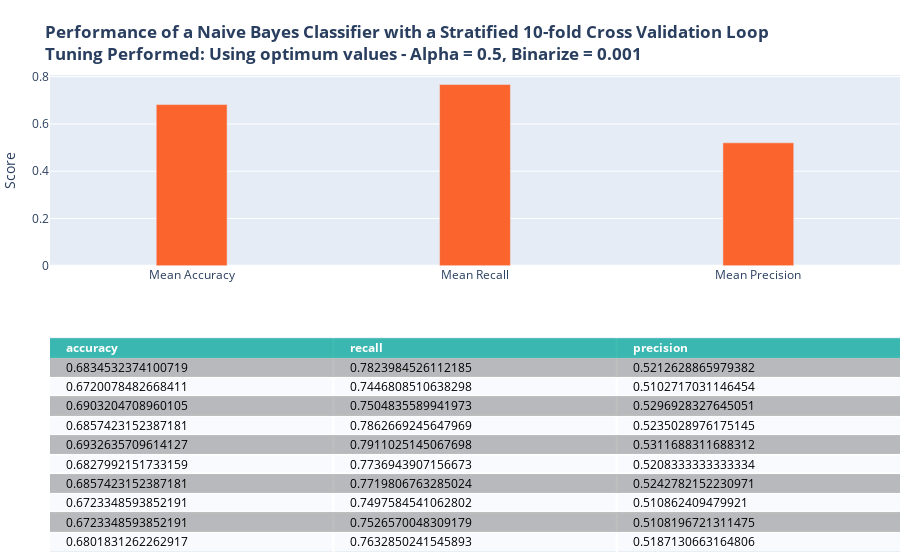

This figure's notebook cell:
### Code cell
%%time
start = time.time()
# fit model with alpha .5 and binarize .001 as found prior
cellTitle = '<b>Performance of a Naive Bayes Classifier with a Stratified 10-fold Cross Validation Loop<br>Tuning Performed: Using optimum values - Alpha = 0.5, Binarize = 0.001</b>'
nbScore = []
nb_clf = BernoulliNB(alpha=.5,binarize=.001,fit_prior=False)
for train,test in skf.split(X_mat,y):
    nb_clf.fit(X_mat[train],y.values.ravel()[train])
    y_hat = nb_clf.predict(X_mat[test])
    
    cm = confusion_matrix(y.loc[test],y_hat, labels=[1,0])
    nbScore.append({'accuracy':(cm[0,0]+cm[1,1])/sum(cm.ravel()),
                'recall':cm[0,0]/(cm[0,0]+cm[0,1]),
                'precision':cm[0,0]/(cm[0,0]+cm[1,0])})
nbScore = pd.DataFrame(nbScore)
nbFig = plotMetrics(nbScore, cellTitle)
nbFig.show()
stop = time.time()
nbTime = stop-start


nbImps = permutation_importance(nb_clf, X_mat[test].toarray(), y.loc[test])
#print(imps.importances_mean)

### Figure 1 — Plotly figure (JSON) as saved in the notebook; plotly's stock layout.template omitted (floating-point values rounded to 4 significant figures)
{"data": [{"colorscale": [[0, "#00A699"], [0.5, "#a9a9a9"], [1, "#ffffff"]], "hoverinfo": "none", "opacity": 0.75, "showscale": false, "type": "heatmap", "z": [[0, 0, 0], [0.5, 0.5, 0.5], [1, 1, 1], [0.5, 0.5, 0.5], [1, 1, 1], [0.5, 0.5, 0.5], [1, 1, 1], [0.5, 0.5, 0.5], [1, 1, 1], [0.5, 0.5, 0.5], [1, 1, 1]]}, {"marker": {"color": "#FC642D"}, "type": "bar", "width": 0.25, "x": ["Mean Accuracy", "Mean Recall", "Mean Precision"], "xaxis": "x2", "y": [0.6818, 0.7666, 0.5201], "yaxis": "y2"}], "layout": {"annotations": [{"align": "left", "font": {"color": "#ffffff"}, "showarrow": false, "text": "<b>accuracy</b>", "x": -0.45, "xanchor": "left", "xref": "x", "y": 0, "yref": "y"}, {"align": "left", "font": {"color": "#ffffff"}, "showarrow": false, "text": "<b>recall</b>", "x": 0.55, "xanchor": "left", "xref": "x", "y": 0, "yref": "y"}, {"align": "left", "font": {"color": "#ffffff"}, "showarrow": false, "text": "<b>precision</b>", "x": 1.55, "xanchor": "left", "xref": "x", "y": 0, "yref": "y"}, {"align": "left", "font": {"color": "#000000"}, "showarrow": false, "text": "0.6834532374100719", "x": -0.45, "xanchor": "left", "xref": "x", "y": 1, "yref": "y"}, {"align": "left", "font": {"color": "#000000"}, "showarrow": false, "text": "0.7823984526112185", "x": 0.55, "xanchor": "left", "xref": "x", "y": 1, "yref": "y"}, {"align": "left", "font": {"color": "#000000"}, "showarrow": false, "text": "0.5212628865979382", "x": 1.55, "xanchor": "left", "xref": "x", "y": 1, "yref": "y"}, {"align": "left", "font": {"color": "#000000"}, "showarrow": false, "text": "0.6720078482668411", "x": -0.45, "xanchor": "left", "xref": "x", "y": 2, "yref": "y"}, {"align": "left", "font": {"color": "#000000"}, "showarrow": false, "text": "0.7446808510638298", "x": 0.55, "xanchor": "left", "xref": "x", "y": 2, "yref": "y"}, {"align": "left", "font": {"color": "#000000"}, "showarrow": false, "text": "0.5102717031146454", "x": 1.55, "xanchor": "left", "xref": "x", "y": 2, "yref": "y"}, {"align": "left", "font": {"color": "#000000"}, "showarrow": false, "text": "0.6903204708960105", "x": -0.45, "xanchor": "left", "xref": "x", "y": 3, "yref": "y"}, {"align": "left", "font": {"color": "#000000"}, "showarrow": false, "text": "0.7504835589941973", "x": 0.55, "xanchor": "left", "xref": "x", "y": 3, "yref": "y"}, {"align": "left", "font": {"color": "#000000"}, "showarrow": false, "text": "0.5296928327645051", "x": 1.55, "xanchor": "left", "xref": "x", "y": 3, "yref": "y"}, {"align": "left", "font": {"color": "#000000"}, "showarrow": false, "text": "0.6857423152387181", "x": -0.45, "xanchor": "left", "xref": "x", "y": 4, "yref": "y"}, {"align": "left", "font": {"color": "#000000"}, "showarrow": false, "text": "0.7862669245647969", "x": 0.55, "xanchor": "left", "xref": "x", "y": 4, "yref": "y"}, {"align": "left", "font": {"color": "#000000"}, "showarrow": false, "text": "0.5235028976175145", "x": 1.55, "xanchor": "left", "xref": "x", "y": 4, "yref": "y"}, {"align": "left", "font": {"color": "#000000"}, "showarrow": false, "text": "0.6932635709614127", "x": -0.45, "xanchor": "left", "xref": "x", "y": 5, "yref": "y"}, {"align": "left", "font": {"color": "#000000"}, "showarrow": false, "text": "0.7911025145067698", "x": 0.55, "xanchor": "left", "xref": "x", "y": 5, "yref": "y"}, {"align": "left", "font": {"color": "#000000"}, "showarrow": false, "text": "0.5311688311688312", "x": 1.55, "xanchor": "left", "xref": "x", "y": 5, "yref": "y"}, {"align": "left", "font": {"color": "#000000"}, "showarrow": false, "text": "0.6827992151733159", "x": -0.45, "xanchor": "left", "xref": "x", "y": 6, "yref": "y"}, {"align": "left", "font": {"color": "#000000"}, "showarrow": false, "text": "0.7736943907156673", "x": 0.55, "xanchor": "left", "xref": "x", "y": 6, "yref": "y"}, {"align": "left", "font": {"color": "#000000"}, "showarrow": false, "text": "0.5208333333333334", "x": 1.55, "xanchor": "left", "xref": "x", "y": 6, "yref": "y"}, {"align": "left", "font": {"color": "#000000"}, "showarrow": false, "text": "0.6857423152387181", "x": -0.45, "xanchor": "left", "xref": "x", "y": 7, "yref": "y"}, {"align": "left", "font": {"color": "#000000"}, "showarrow": false, "text": "0.7719806763285024", "x": 0.55, "xanchor": "left", "xref": "x", "y": 7, "yref": "y"}, {"align": "left", "font": {"color": "#000000"}, "showarrow": false, "text": "0.5242782152230971", "x": 1.55, "xanchor": "left", "xref": "x", "y": 7, "yref": "y"}, {"align": "left", "font": {"color": "#000000"}, "showarrow": false, "text": "0.6723348593852191", "x": -0.45, "xanchor": "left", "xref": "x", "y": 8, "yref": "y"}, {"align": "left", "font": {"color": "#000000"}, "showarrow": false, "text": "0.7497584541062802", "x": 0.55, "xanchor": "left", "xref": "x", "y": 8, "yref": "y"}, {"align": "left", "font": {"color": "#000000"}, "showarrow": false, "text": "0.510862409479921", "x": 1.55, "xanchor": "left", "xref": "x", "y": 8, "yref": "y"}, {"align": "left", "font": {"color": "#000000"}, "showarrow": false, "text": "0.6723348593852191", "x": -0.45, "xanchor": "left", "xref": "x", "y": 9, "yref": "y"}, {"align": "left", "font": {"color": "#000000"}, "showarrow": false, "text": "0.7526570048309179", "x": 0.55, "xanchor": "left", "xref": "x", "y": 9, "yref": "y"}, {"align": "left", "font": {"color": "#000000"}, "showarrow": false, "text": "0.5108196721311475", "x": 1.55, "xanchor": "left", "xref": "x", "y": 9, "yref": "y"}, {"align": "left", "font": {"color": "#000000"}, "showarrow": false, "text": "0.6801831262262917", "x": -0.45, "xanchor": "left", "xref": "x", "y": 10, "yref": "y"}, {"align": "left", "font": {"color": "#000000"}, "showarrow": false, "text": "0.7632850241545893", "x": 0.55, "xanchor": "left", "xref": "x", "y": 10, "yref": "y"}, {"align": "left", "font": {"color": "#000000"}, "showarrow": false, "text": "0.5187130663164806", "x": 1.55, "xanchor": "left", "xref": "x", "y": 10, "yref": "y"}], "autosize": true, "margin": {"b": 0, "l": 50, "r": 0, "t": 75}, "title": {"text": "<b>Performance of a Naive Bayes Classifier with a Stratified 10-fold Cross Validation Loop<br>Tuning Performed: Using optimum values - Alpha = 0.5, Binarize = 0.001</b>"}, "xaxis": {"autorange": true, "dtick": 1, "gridwidth": 2, "range": [-0.5, 2.5], "showticklabels": false, "tick0": -0.5, "ticks": "", "zeroline": false}, "xaxis2": {"anchor": "y2", "autorange": true, "range": [-0.5, 2.5], "type": "category"}, "yaxis": {"autorange": true, "domain": [0, 0.45], "dtick": 1, "gridwidth": 2, "range": [10.5, -0.5], "showticklabels": false, "tick0": 0.5, "ticks": "", "zeroline": false}, "yaxis2": {"anchor": "x2", "autorange": true, "domain": [0.6, 1], "range": [0, 0.807], "title": {"text": "Score"}, "type": "linear"}}}
